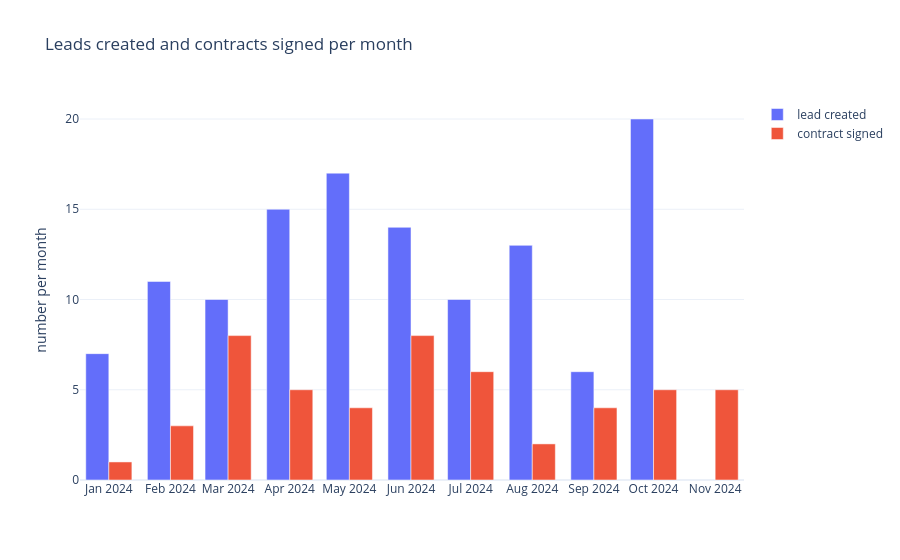

The code cell stored with this chart in its notebook:
### Markdown cell above
### 6.4 Leads and conversions over time

### Code cell
events = pd.concat(
    [
        pd.DataFrame({"date": leads["created_at"], "event": "lead created"}),
        pd.DataFrame({"date": conv["signed_date"], "event": "contract signed"}),
    ],
    ignore_index=True,
)

# Aggregate first, then plot: the figure only carries the monthly counts.
monthly = (
    events.assign(month=events["date"].dt.to_period("M").dt.start_time)
    .groupby(["month", "event"])
    .size()
    .rename("count")
    .reset_index()
)

fig = px.bar(
    monthly,
    x="month",
    y="count",
    color="event",
    barmode="group",
    category_orders={"event": ["lead created", "contract signed"]},
    title="Leads created and contracts signed per month",
    labels={"count": "number per month", "event": ""},
)
fig.update_xaxes(dtick="M1", tickformat="%b %Y", title=None)
fig.show()

### Figure 1 — Plotly figure (JSON) as saved in the notebook; plotly's stock layout.template omitted (floating-point values rounded to 4 significant figures)
{"data": [{"alignmentgroup": "True", "hovertemplate": "=lead created<br>month=%{x}<br>number per month=%{y}<extra></extra>", "legendgroup": "lead created", "marker": {"color": "#636efa", "pattern": {"shape": ""}}, "name": "lead created", "offsetgroup": "lead created", "orientation": "v", "showlegend": true, "textposition": "auto", "type": "bar", "x": ["2024-01-01T00:00:00", "2024-02-01T00:00:00", "2024-03-01T00:00:00", "2024-04-01T00:00:00", "2024-05-01T00:00:00", "2024-06-01T00:00:00", "2024-07-01T00:00:00", "2024-08-01T00:00:00", "2024-09-01T00:00:00", "2024-10-01T00:00:00"], "xaxis": "x", "y": [7, 11, 10, 15, 17, 14, 10, 13, 6, 20], "yaxis": "y"}, {"alignmentgroup": "True", "hovertemplate": "=contract signed<br>month=%{x}<br>number per month=%{y}<extra></extra>", "legendgroup": "contract signed", "marker": {"color": "#EF553B", "pattern": {"shape": ""}}, "name": "contract signed", "offsetgroup": "contract signed", "orientation": "v", "showlegend": true, "textposition": "auto", "type": "bar", "x": ["2024-01-01T00:00:00", "2024-02-01T00:00:00", "2024-03-01T00:00:00", "2024-04-01T00:00:00", "2024-05-01T00:00:00", "2024-06-01T00:00:00", "2024-07-01T00:00:00", "2024-08-01T00:00:00", "2024-09-01T00:00:00", "2024-10-01T00:00:00", "2024-11-01T00:00:00"], "xaxis": "x", "y": [1, 3, 8, 5, 4, 8, 6, 2, 4, 5, 5], "yaxis": "y"}], "layout": {"barmode": "group", "legend": {"title": {"text": ""}, "tracegroupgap": 0}, "title": {"text": "Leads created and contracts signed per month"}, "xaxis": {"anchor": "y", "domain": [0.0, 1.0], "dtick": "M1", "tickformat": "%b %Y", "title": {}}, "yaxis": {"anchor": "x", "domain": [0.0, 1.0], "title": {"text": "number per month"}}}}
